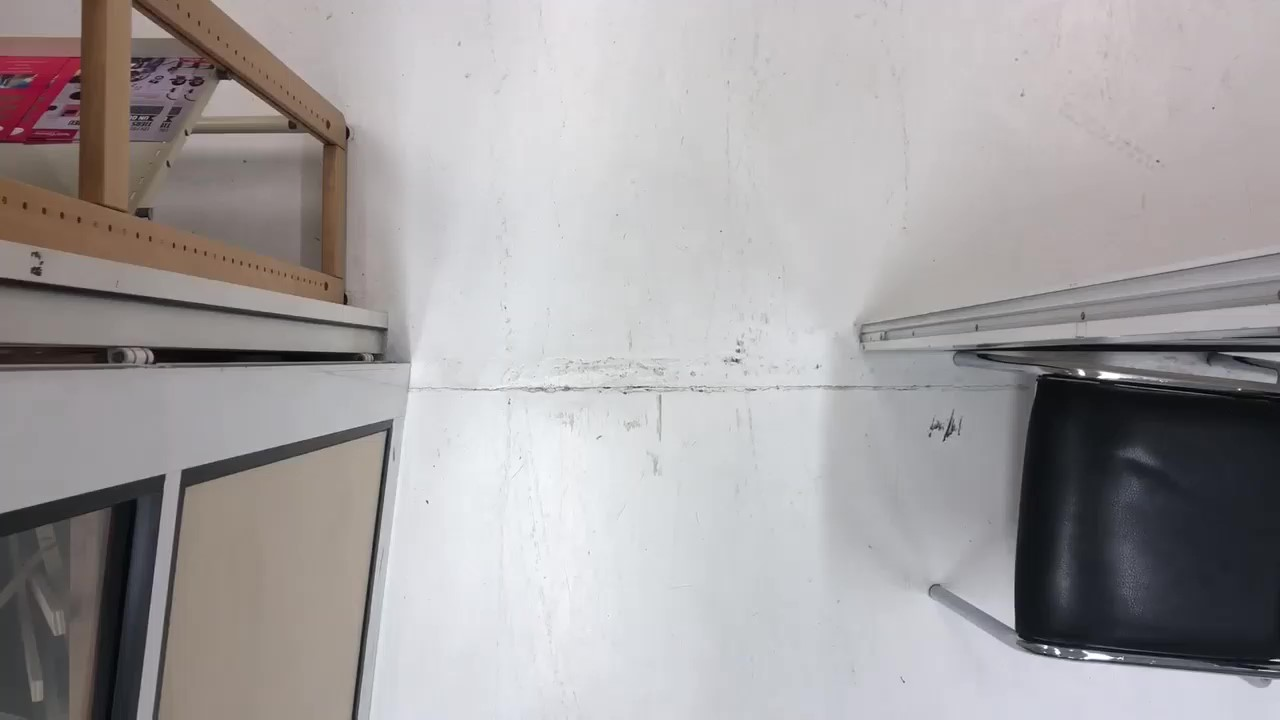
#> input picture video2_Momentorigin.jpg, 1280 x 720 px, found by its file name
$ python testImage.py
#> lines starting #> are read from the running program, lines starting #| are printed output that depends on the picture; after the words box and inside, x2 and y2 are one past the last pixel; in counts of white or black regions, pixels touching at a corner belong together
import numpy as np
import cv2
import matplotlib.pyplot as plt

## Choix de l'image'
originalegd=cv2.imread("C:/Users/jean-/Documents/Mines_2A/Protech/algoCompteur/video2_Momentorigin.jpg")
#> originalegd is the input picture: shape (720, 1280, 3); mean B, G, R 161.4, 160.4, 164.2
framegd=cv2.imread("C:/Users/jean-/Documents/Mines_2A/Protech/algoCompteur/video2_Moment4.jpg")
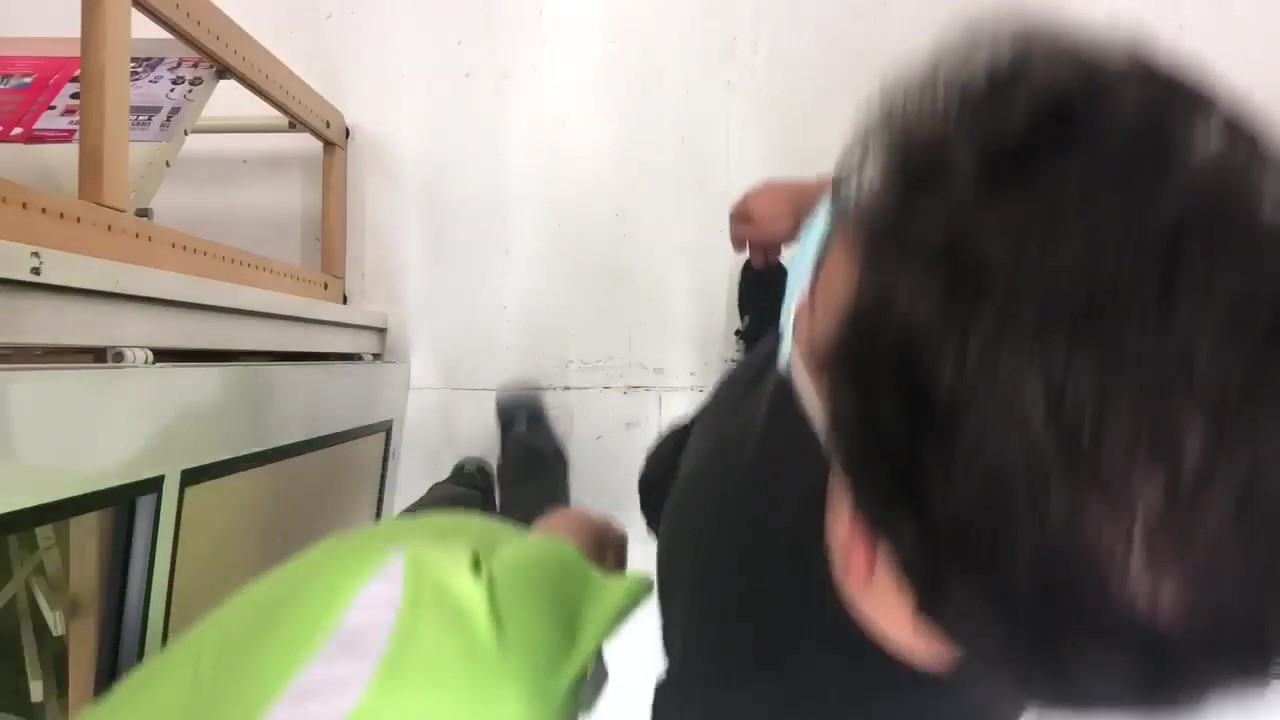
#> input picture video2_Moment4.jpg, 1280 x 720 px, found by its file name
#> framegd is the input picture: shape (720, 1280, 3); mean B, G, R 115, 127.5, 132.3
## Déclaration des variables

## Initialisation des variables

p=2
mfps=100
Etat=[[],[],[],[],[]] #Stockage des coordonnées des personnes sur la vidéo
kernel_blur=15      #gérer le flou
seuil=50            #sensibilité de détection
surface=70000      #vue de dessus: 70000

plt.imshow(originalegd)
plt.show()

originale= originalegd[:,200:1000] #redimensionnement de la vidéo
frame=framegd[:,200:1000] #[50:250,200:400]  #meme redimensionnement

plt.imshow(originale)
plt.show()
plt.imshow(frame)
plt.show()
dminfixe=300

for i in range(0,5):
    Etat[i].append((-1,-1))
centre=[]

def trouvemin(C,n): #retourne l'indice du voisin s'il y en a un assez proche ou -1 sinon
    min=dminfixe
    indice=-1
    i=-1
    for k in C:
        indice+=1
        d=np.sqrt((n[0]-k[0])**2+(n[1]-k[1])**2)
        if d<min:
            min=d
            i=indice
    return i

def sens(L): #retourne 1 si la personne descend et -1 sinon
    n=len(L)
    sdeb=0
    sfin=0
    for i in range (1,int(n/2)):
        sdeb+=L[i][1]
        sfin+=L[n-i][1]
    if sdeb>sfin:
        return -1
    else:
        return 1

def disk( radius ): # defines a circular structuring element with radius given by ’ radius ’
    x = np.arange( -radius , radius+1, 1)
    xx, yy = np.meshgrid(x, x)
    d = np.sqrt (xx**2 + yy**2)
    return (d<=radius).astype(np.uint8)


fr=1
originale=cv2.cvtColor(originale, cv2.COLOR_BGR2GRAY)       #noir et blanc, essayer COLOR_BGR2HSV
#> originale: shape (720, 800)
originale=cv2.GaussianBlur(originale, (kernel_blur, kernel_blur), 0)        #mettre le flou
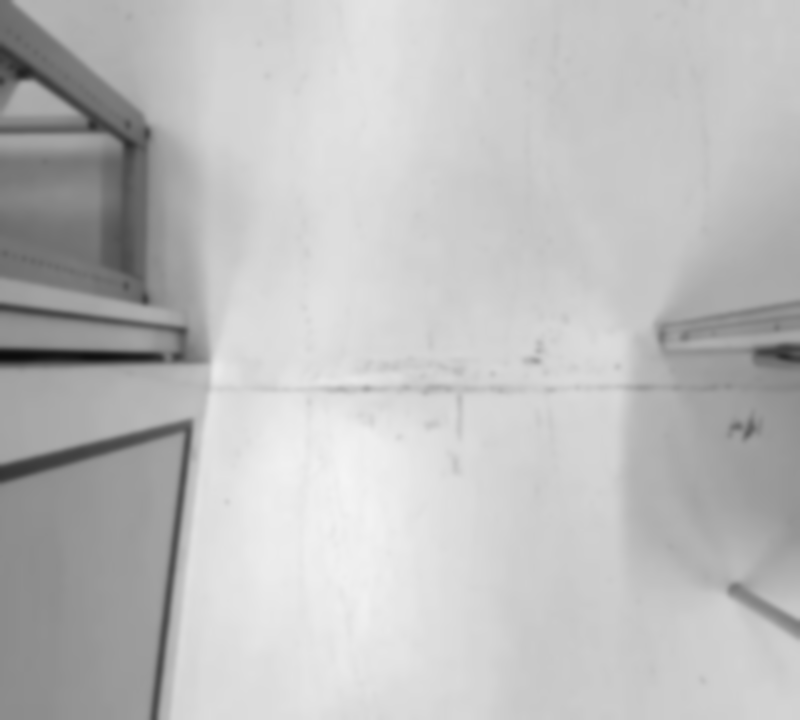
#> originale: shape (720, 800); min 12, max 244, mean 190.1
kernel_dilate=np.ones((5, 5), np.uint8) #par défaut en float64, la le type en int8
kernel_morphcl=disk(75)
kernel_morphop=disk(15)


gray=cv2.cvtColor(frame, cv2.COLOR_BGR2GRAY)
gray=cv2.GaussianBlur(gray, (kernel_blur, kernel_blur), 0)
grays=cv2.threshold(gray, seuil, 255, cv2.THRESH_BINARY)[1]
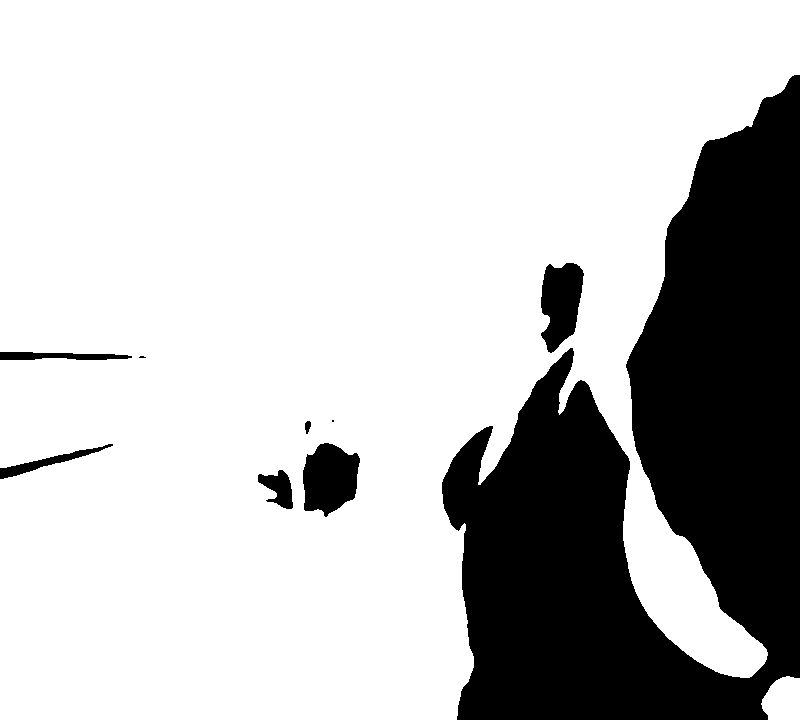
#> grays: shape (720, 800); 76% white; 9 black regions (2 under 20 px), largest, box (x1, y1, x2, y2) and area: (442, 75, 800, 720) 130014, (303, 443, 360, 517) 3105, (541, 263, 584, 353) 2749

mask=cv2.absdiff(originale, gray)  #difference absolue
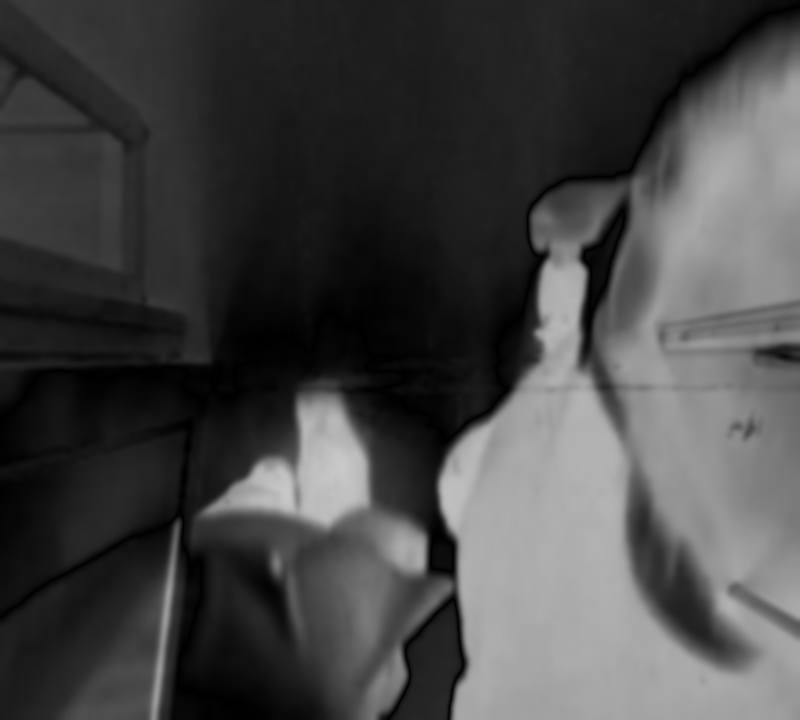
#> mask: shape (720, 800); min 0, max 201, mean 69.2
mask=cv2.threshold(mask, seuil, 255, cv2.THRESH_BINARY)[1] #retourne un threshold
#> mask: shape (720, 800); 44.1% white; 17 white regions (8 under 20 px), largest, box (x1, y1, x2, y2) and area: (195, 30, 800, 720) 218229, (0, 132, 123, 271) 14531, (58, 521, 180, 720) 9247

mask1=cv2.erode(mask,kernel_dilate, iterations=30) #50 erosions pour enlever les bails
#> mask1: shape (720, 800); 8.6% white; 1 white region, box (x1, y1, x2, y2) and area: (516, 116, 800, 720) 49524
mask1=cv2.dilate(mask1, kernel_dilate, iterations=30) #dilatation
#> mask1: shape (720, 800); 28% white; 1 white region, box (x1, y1, x2, y2) and area: (456, 56, 800, 720) 160995

mask2=cv2.morphologyEx(mask, cv2.MORPH_OPEN, kernel_morphop)
#> mask2: shape (720, 800); 43% white; 6 white regions, box (x1, y1, x2, y2) and area: (436, 30, 800, 720) 176797, (210, 382, 444, 720) 40021, (0, 132, 123, 266) 13598, (60, 587, 176, 720) 8414, (18, 0, 145, 91) 6827, (2, 81, 62, 127) 2014
mask2=cv2.morphologyEx(mask2, cv2.MORPH_CLOSE, kernel_morphcl)
#> mask2: shape (720, 800); 50.1% white; 2 black regions, box (x1, y1, x2, y2) and area: (0, 0, 764, 720) 274130, (162, 621, 333, 720) 13110

mask3=cv2.erode(mask,kernel_dilate, iterations=30)
mask3=cv2.dilate(mask3,kernel_dilate, iterations=30)
mask3=cv2.morphologyEx(mask3, cv2.MORPH_CLOSE, kernel_morphcl)
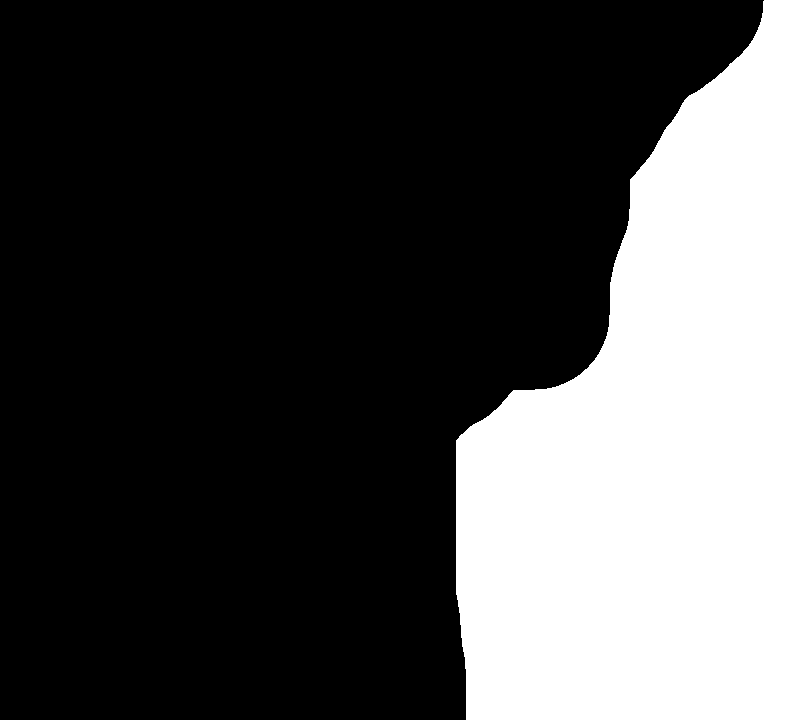
#> mask3: shape (720, 800); 29.2% white; 1 white region
#mask3=cv2.morphologyEx(mask3, cv2.MORPH_OPEN, kernel_morphop)


contours, nada=cv2.findContours(mask3, cv2.RETR_EXTERNAL, cv2.CHAIN_APPROX_SIMPLE)       #trouver contours, plusieurs fermés
#> contours = 1 contour; box (x1, y1, x2, y2) and area: (456, 0, 800, 720) 167537; nada = [[-1, -1, -1, -1]]
frame_contour=frame.copy()
fr+=1
for c in contours:
    cv2.drawContours(frame_contour, [c], 0, (0, 255, 0), 5)     #dessiner les contours
    if cv2.contourArea(c)<surface:      #afficher que les rectangles avec une surface supérieure à celle rentrée
        continue
    x, y, w, h=cv2.boundingRect(c)  #trace les rectangles (le + grand ds le contour)
    cv2.rectangle(frame, (x, y), (x+w, y+h), (0, 0, 255), 2)
    centre.append((int(x+w/2),int(y+h/2)))
#> this loop made 1 pass
#> (x, y, w, h) on pass 1: (456, 0, 344, 720)
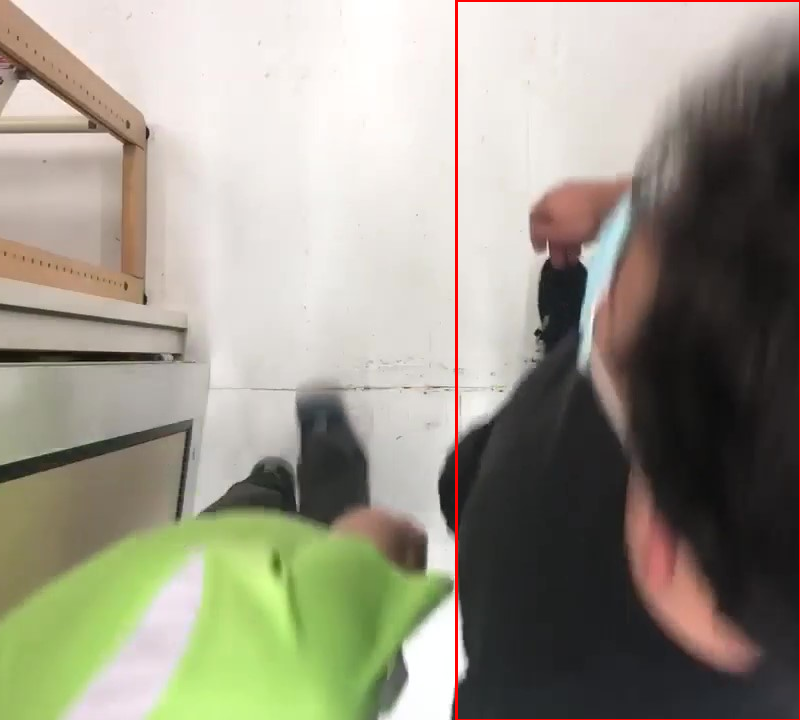
#> frame: shape (720, 800, 3); mean B, G, R 134.9, 149.8, 153.6
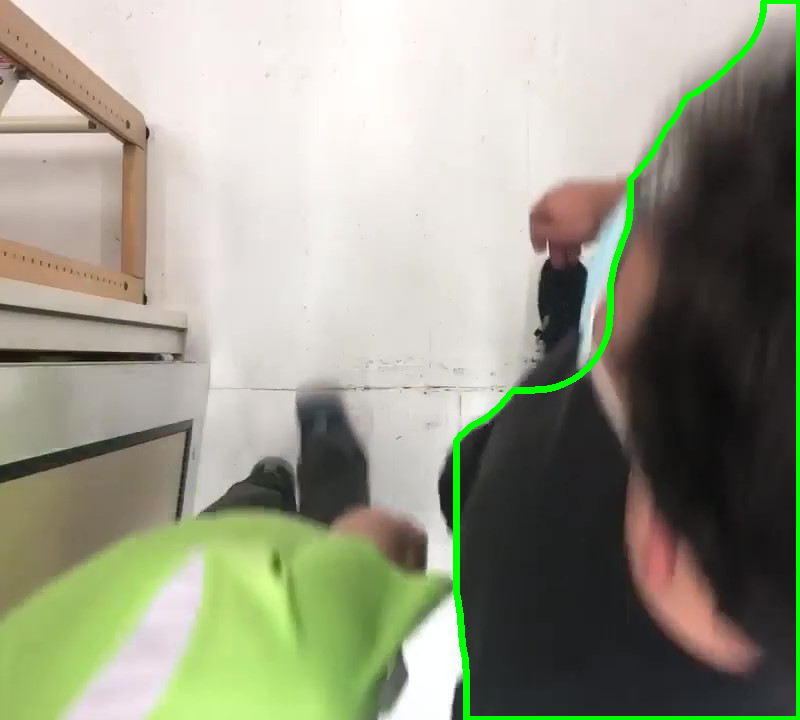
#> frame_contour: shape (720, 800, 3); mean B, G, R 134.4, 153.7, 151.3
#> after the loop, centre = [(628, 360)]


##Affichage


plt.imshow(frame)
plt.title("frame")
plt.show()

plt.imshow(mask)
plt.title("mask")
plt.show()
#cv2.imshow("contour", frame_contour)
plt.imshow(mask1)
plt.title("mask1")
plt.show()
plt.imshow(mask2)
plt.title("mask2")
plt.show()
plt.imshow(mask3)
plt.title("mask3")
plt.show()


cv2.destroyAllWindows()
